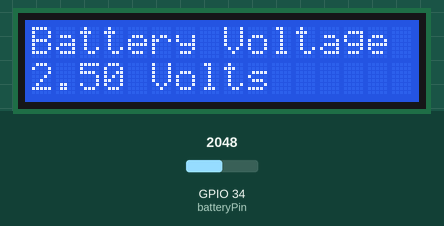
A sketch run on a simulated ESP32. On the bench: 16×2 character LCD. Inputs (shaded band) come from the test bench; at power-on: GPIO 34 (batteryPin) = 2048.

Above: at 1.2 s.
1.3 s: GPIO 34 (batteryPin) set to 2866
At 2.9 s:
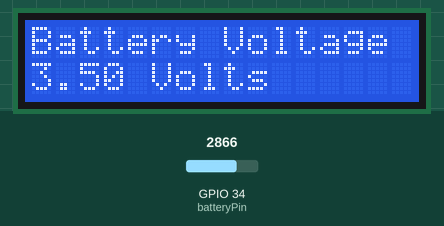
3.6 s: GPIO 34 (batteryPin) set to 3603
At 5.4 s:
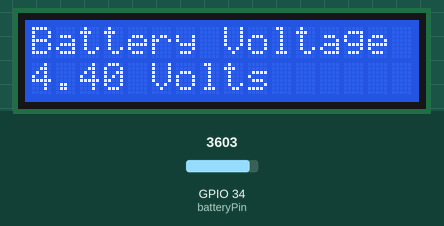
5.7 s: GPIO 34 (batteryPin) set to 4095
At 6.6 s:
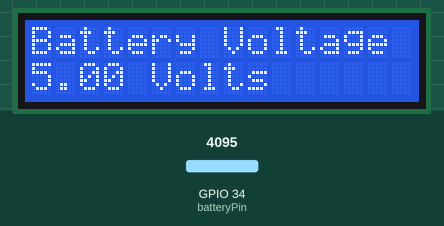
Timing chart, 0 to 8.7 s (numbered marks = the images above; inputs shaded):
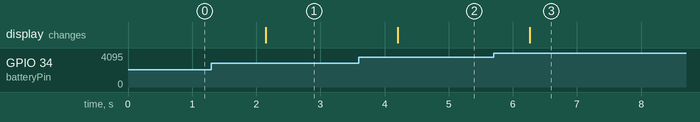

Measured:
- after the input at 1.3 s, the display: changes after 0.85 s (image 1)
- after the input at 3.6 s, the display: changes after 0.61 s (image 2)
- after the input at 5.7 s, the display: changes after 0.57 s (image 3)

The sketch:

EXP6_Solar.ino
```cpp
#include <Wire.h>
#include <LCD_I2C.h>
#define ADCRANGE 4096 //12bit ADC = 4096
#define MAXOUTPUT 5 // 5V max output for battery voltage
const int batteryPin = 34;

 LCD_I2C lcd(0x3F,16,2);
 int batteryVoltageADC;
 float batteryVoltage;

 void setup() {

  Serial.begin(115200);
  lcd.begin();
  lcd.backlight();  //turns on backlight
}

void loop() {

lcd.clear();
lcd.setCursor (0,0); // reset cursor to character 0 line 0
batteryVoltageADC = analogRead(batteryPin); // Read ADC value
batteryVoltage = (float)batteryVoltageADC/ADCRANGE*MAXOUTPUT; // Convert this to a voltage

lcd.print("Battery Voltage =");
lcd.setCursor (0,1);
lcd.print(batteryVoltage); // display voltage to 2dp

lcd.setCursor (5,1);
lcd.print("Volts");

delay(1000);
}
```
